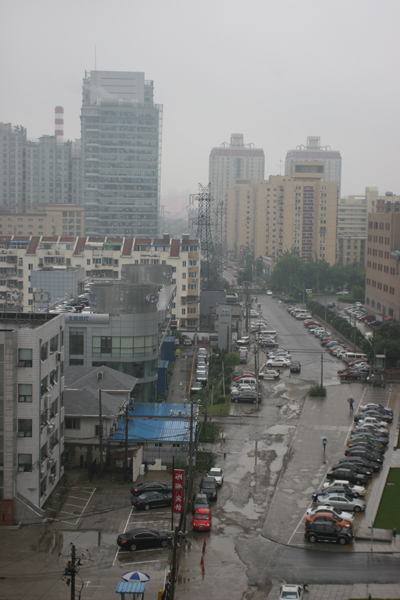
#> input picture Pics/city_input.png, 400 x 600 px
$ python main.py   (older library calls are emulated)
#> lines starting #> are read from the running program, lines starting #| are printed output that depends on the picture
### utils.py
import cv2
import numpy as np
import math

# calculate r g b value - air.(r/g/b) respectivly
# and save them in an array named rectangle
# It means a rectangle coordinate system which airlight as the original point
def getDistAirlight(img, air):
    row, col, n_colors = img.shape

    dist_from_airlight = np.zeros((row, col, n_colors), dtype=np.float)
    for color in range(n_colors):
        dist_from_airlight[:, :, color] = img[:, :, color] - air[color]

    return dist_from_airlight


def dark_channel(im, sz):
    b, g, r = cv2.split(im)
    dc = cv2.min(cv2.min(r, g), b)
    kernel = cv2.getStructuringElement(cv2.MORPH_RECT, (sz, sz))
    dark = cv2.erode(dc, kernel)
    return dark


def air_light(im, dark):
    [h, w] = im.shape[:2]
    image_size = h * w
    numpx = int(max(math.floor(image_size / 1000), 1))
    darkvec = dark.reshape(image_size, 1)
    imvec = im.reshape(image_size, 3)

    indices = darkvec.argsort()
    indices = indices[image_size - numpx::]

    atmsum = np.zeros([1, 3])
    for ind in range(1, numpx):
        atmsum = atmsum + imvec[indices[ind]]

    A = atmsum / numpx
    return A

### main.py
import cv2
import numpy as np
import sys
import kdtree
import utils
import wls
import regularization

file_path = "./Pics/city_input.png"
filter_size = 15
# 修正参数, 每个簇都应该有一个，初始化为随机数，根据启发式算法调节
p = 0


def non_local_transmission(img, air, gamma=1):
    # find airlight first (same method with DCP)
    img_hazy_corrected = np.power(img, gamma)

    # img = img / 255
    dist_from_airlight = utils.getDistAirlight(img_hazy_corrected, air)

    row, col, n_colors = img.shape

    # Calculate radius(Eq.(5))
    # 3 - dimentional
    radius = np.sqrt(np.sum(dist_from_airlight ** 2, axis=2))

    # Cluster the pixels to haze-lines
    # Use a KD-tree impementation for fast clustering according to their angles
    dist_sphere_radius = np.reshape(radius, [col * row], order='F')

    # 3-di To 2-di      (col*row, 3)
    dist_unit_radius = np.reshape(dist_from_airlight, [col * row, n_colors], order='F')

    dist_norm = np.sqrt(np.sum(dist_unit_radius ** 2, axis=1))

    for i in range(len(dist_unit_radius)):
        dist_unit_radius[i] = dist_unit_radius[i] / dist_norm[i]

    n_points = 1000

    file_path = "./TR" + str(n_points) + ".txt"
    points = np.loadtxt(file_path).tolist()

    mdl = kdtree.create(points)
    # lines stores cluster result
    # [(<KDNode - [0.6256, 0.5636, 0.5394]>, 0.003957329357625813)]
    #       cluster node from points              distance
    cluster = [[]] * n_points
    for i in range(n_points):
        cluster[i] = []
    # save pixel cluster to which point (save index)
    cluster_Points = np.zeros(row * col, dtype=np.int)

    for r in range(len(dist_unit_radius)):
        kdNode = mdl.search_knn(dist_unit_radius[r], 1)
        findPosition(kdNode[0][0].data, dist_sphere_radius[r], cluster, points, r, cluster_Points)

    # how to use the data in kdNode
    # print(lines[0][0][0].data[0])

    # Estimating Initial Transmission
    # Estimate radius as the maximal radius in each haze-line (Eq. (11))
    maxRadius = np.zeros(row * col, dtype=np.float)
    for i in range(n_points):
        # find max radius
        maxR = 0
        for j in range(len(cluster[i])):
            maxR = max(maxR, cluster[i][j])
        maxRadius[i] = maxR
    np.reshape(maxRadius, [row, col], order='F')

    # Initial Transmission
    # save maxRadius to all pixels
    dist_sphere_maxRadius = np.zeros(row * col, np.float)
    for i in range(row * col):
        index = cluster_Points[i]
        dist_sphere_maxRadius[i] = maxRadius[index]
    radius_new = np.reshape(dist_sphere_maxRadius, [row, col], order='F')

    transmission_estimation = radius / (radius_new + p)

    # Limit the transmission to the range [trans_min, 1] for numerical stability
    trans_min = 0.1

    transmission_estimation = np.minimum(np.maximum(transmission_estimation, trans_min), 1)

    transmission = regularization.regularization(row, col, transmission_estimation, img_hazy_corrected, n_points, air,
                                  cluster_Points, cluster)
    return transmission

# cluster into 1000length arr
def findPosition(kdNode, radius, cluster, points, r, cluster_Points):
    for i in range(len(points)):
        if (points[i][0] == kdNode[0]) and (points[i][1] == kdNode[1]) and (points[i][2] == kdNode[2]):
            cluster[i].append(radius)
            cluster_Points[r] = i
            break


def dehaze(img, img_norm, transmission_estimission, air):
    h, w, n_colors = img.shape
    img_dehazed = np.zeros((h, w, n_colors), dtype=float)
    leave_haze = 1.06
    for color_idx in range(3):
        img_dehazed[:, :, color_idx] = (img_norm[:, :, color_idx] - (1 - leave_haze * transmission_estimission) * air[
            color_idx]) / np.maximum(transmission_estimission, 0.1)

    img_dehazed = np.where(img_dehazed > 1, 1, img_dehazed)
    img_dehazed = np.where(img_dehazed < 0, 0, img_dehazed)
    img_dehazed = np.power(img_dehazed, 1 / 1)
    adj_percent = [0.005, 0.995]

    # img_dehazed = adjust(img_dehazed, adj_percent)
    # img_dehazed = (img_dehazed * 255).astype(np.uint8)
    # print(img_dehazed)
    return img_dehazed


def main():
    img = cv2.imread(file_path)
#> img is the input picture: shape (600, 400, 3); mean B, G, R 124.4, 125.7, 125.5
    cv2.imshow("input_image", img)
    img_norm = cv2.normalize(img.astype('float'), None, 0.0, 1.0,
                             cv2.NORM_MINMAX)  # Convert to normalized floating point
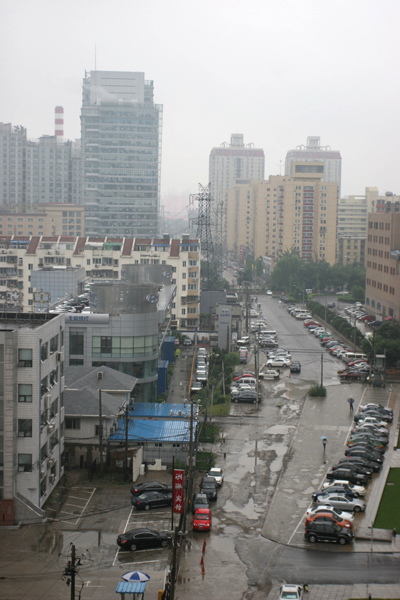
#> img_norm: shape (600, 400, 3) float64; mean B, G, R 0.561, 0.567, 0.566
    dark = utils.dark_channel(img, filter_size)
#> in dark_channel, `b, g, r = cv2.split(im)`:
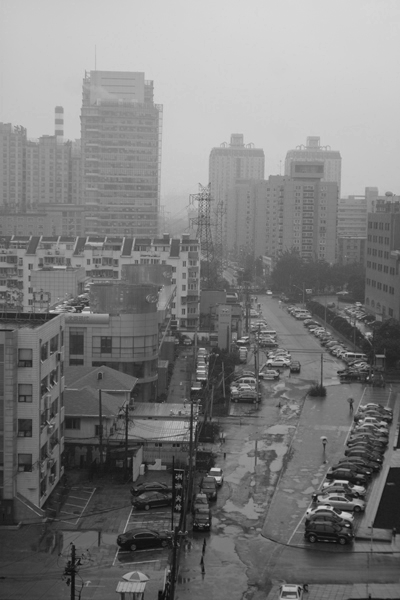
#> b: shape (600, 400); min 6, max 217, mean 124.4
#> in dark_channel, `b, g, r = cv2.split(im)`:
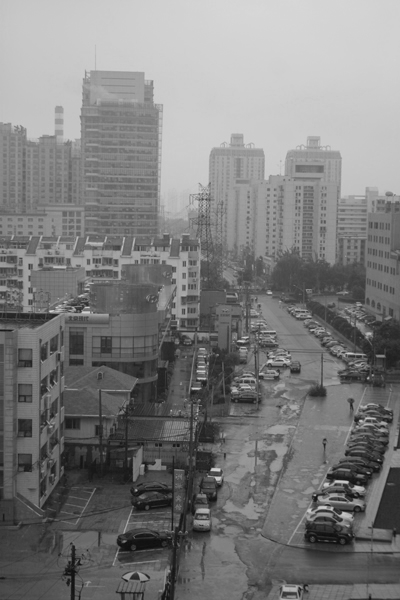
#> r: shape (600, 400); min 14, max 217, mean 125.5
#> in dark_channel, `dark = cv2.erode(dc, kernel)`:
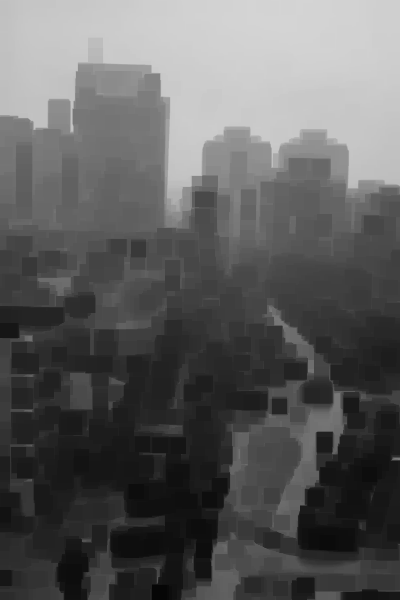
#> dark: shape (600, 400); min 6, max 212, mean 94
    air = utils.air_light(img, dark)
#> in air_light, `indices = indices[image_size - numpx::]`: indices = 240 values from 0 to 0
#> the loop in air_light, `for ind in range(1, numpx):` made 239 passes
#> atmsum on passes 1 to 3: [[196, 193, 195]], [[392, 386, 390]], [[588, 579, 585]]
#> after the loop in air_light, `for ind in range(1, numpx):`: atmsum = [[46844, 46127, 46605]]
#> in air_light, `A = atmsum / numpx`: A = [[195.2, 192.2, 194.2]]
#> air = [[195.2, 192.2, 194.2]]
    air = air[0] / 255
#> air = [0.765, 0.754, 0.762]

    # Non-Local transmission
    transmission_estimission = non_local_transmission(img_norm, air)
#> in non_local_transmission, `radius = np.sqrt(np.sum(dist_from_airlight ** 2, axis=2))`:
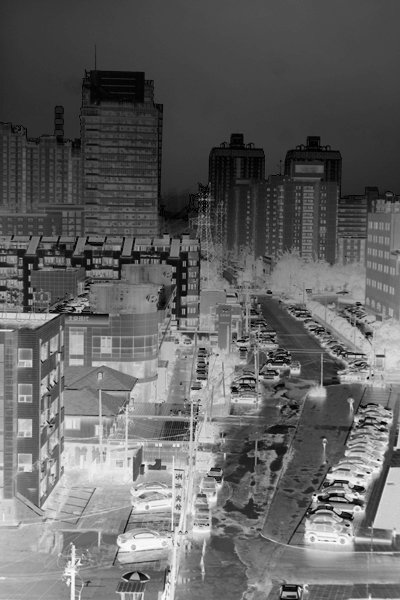
#> radius: shape (600, 400) float64; min 0.0028, max 1.25, mean 0.49; drawn with min black and max white

    clear_img = dehaze(img, img_norm, transmission_estimission, air)

    cv2.imshow("result", clear_img)
    cv2.imshow("non-local transmission", transmission_estimission)


if __name__ == '__main__':
    np.set_printoptions(precision=4)
    np.set_printoptions(suppress=True)
    np.set_printoptions(threshold=np.inf)
    sys.setrecursionlimit(100000)
#> (the run stopped early here; a loop or call above may not have finished)

$ run again, with Pics/pumpkin_input.png copied over Pics/city_input.png
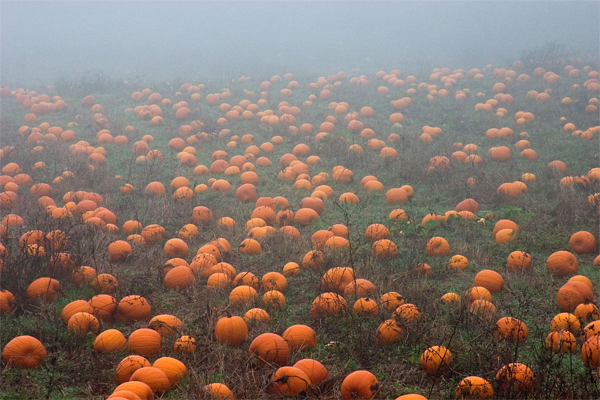
#> input picture Pics/pumpkin_input.png, 600 x 400 px
#> in main, img is the input picture: shape (400, 600, 3); mean B, G, R 106.8, 116.1, 132.7
#> in dark_channel, `dark = cv2.erode(dc, kernel)`:
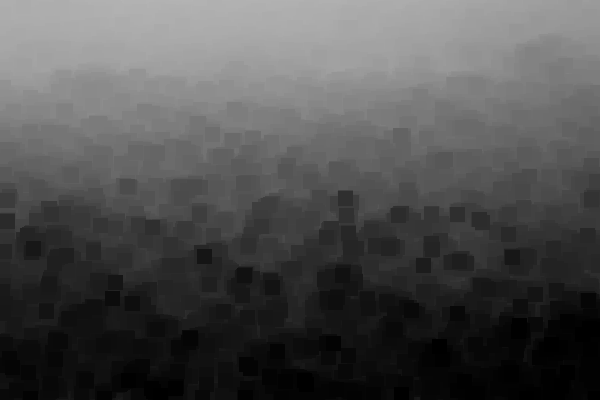
#> dark: shape (400, 600); min 0, max 180, mean 79.2
#> indices = 240 values from 0 to 0
#> the loop in air_light, `for ind in range(1, numpx):` made 239 passes
#> atmsum on passes 1 to 3: [[219, 200, 190]], [[438, 400, 380]], [[657, 600, 570]]
#> after the loop in air_light, `for ind in range(1, numpx):`: atmsum = [[52341, 47800, 45410]]
#> A = [[218.1, 199.2, 189.2]]
#> in main, `air = air[0] / 255`: air = [0.855, 0.781, 0.742]
#> in non_local_transmission, `radius = np.sqrt(np.sum(dist_from_airlight ** 2, axis=2))`:
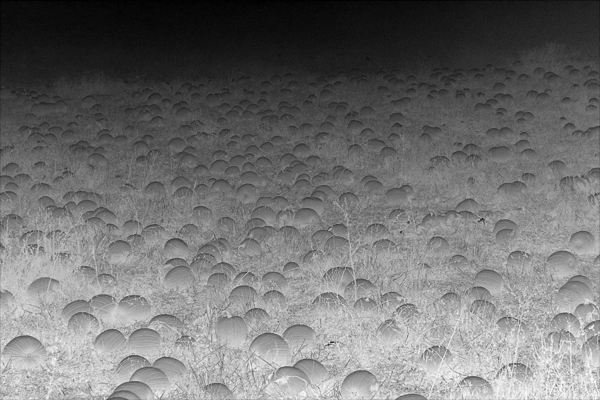
#> radius: shape (400, 600) float64; min 0.0011, max 1.35, mean 0.604; drawn with min black and max white
